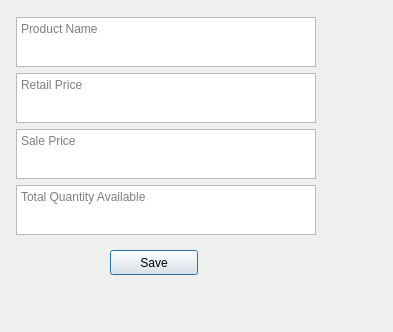
<?xml version="1.0" encoding="UTF-8"?>
<ui version="4.0">
 <class>Inventory_Menu</class>
 <widget class="QDialog" name="Inventory_Menu">
  <property name="geometry">
   <rect>
    <x>0</x>
    <y>0</y>
    <width>393</width>
    <height>332</height>
   </rect>
  </property>
  <property name="windowTitle">
   <string>Dialog</string>
  </property>
  <widget class="QPushButton" name="pushButton_Save">
   <property name="geometry">
    <rect>
     <x>110</x>
     <y>250</y>
     <width>88</width>
     <height>25</height>
    </rect>
   </property>
   <property name="text">
    <string>Save</string>
   </property>
  </widget>
  <widget class="QWidget" name="formLayoutWidget">
   <property name="geometry">
    <rect>
     <x>10</x>
     <y>10</y>
     <width>311</width>
     <height>232</height>
    </rect>
   </property>
   <layout class="QFormLayout" name="formLayout_2">
    <item row="1" column="1">
     <widget class="QTextEdit" name="textEdit_ProductName">
      <property name="maximumSize">
       <size>
        <width>300</width>
        <height>50</height>
       </size>
      </property>
      <property name="placeholderText">
       <string>Product Name</string>
      </property>
     </widget>
    </item>
    <item row="2" column="1">
     <widget class="QTextEdit" name="textEdit_RetailPrice">
      <property name="maximumSize">
       <size>
        <width>300</width>
        <height>50</height>
       </size>
      </property>
      <property name="placeholderText">
       <string>Retail Price</string>
      </property>
     </widget>
    </item>
    <item row="5" column="1">
     <spacer name="verticalSpacer">
      <property name="orientation">
       <enum>Qt::Vertical</enum>
      </property>
      <property name="sizeHint" stdset="0">
       <size>
        <width>20</width>
        <height>40</height>
       </size>
      </property>
     </spacer>
    </item>
    <item row="3" column="1">
     <widget class="QTextEdit" name="textEdit_SalePrice">
      <property name="maximumSize">
       <size>
        <width>300</width>
        <height>50</height>
       </size>
      </property>
      <property name="placeholderText">
       <string>Sale Price</string>
      </property>
     </widget>
    </item>
    <item row="4" column="1">
     <widget class="QTextEdit" name="textEdit_TotalQuantity">
      <property name="maximumSize">
       <size>
        <width>300</width>
        <height>50</height>
       </size>
      </property>
      <property name="placeholderText">
       <string>Total Quantity Available</string>
      </property>
     </widget>
    </item>
    <item row="0" column="1">
     <spacer name="verticalSpacer_2">
      <property name="orientation">
       <enum>Qt::Vertical</enum>
      </property>
      <property name="sizeHint" stdset="0">
       <size>
        <width>20</width>
        <height>40</height>
       </size>
      </property>
     </spacer>
    </item>
   </layout>
  </widget>
 </widget>
 <resources/>
 <connections/>
</ui>
